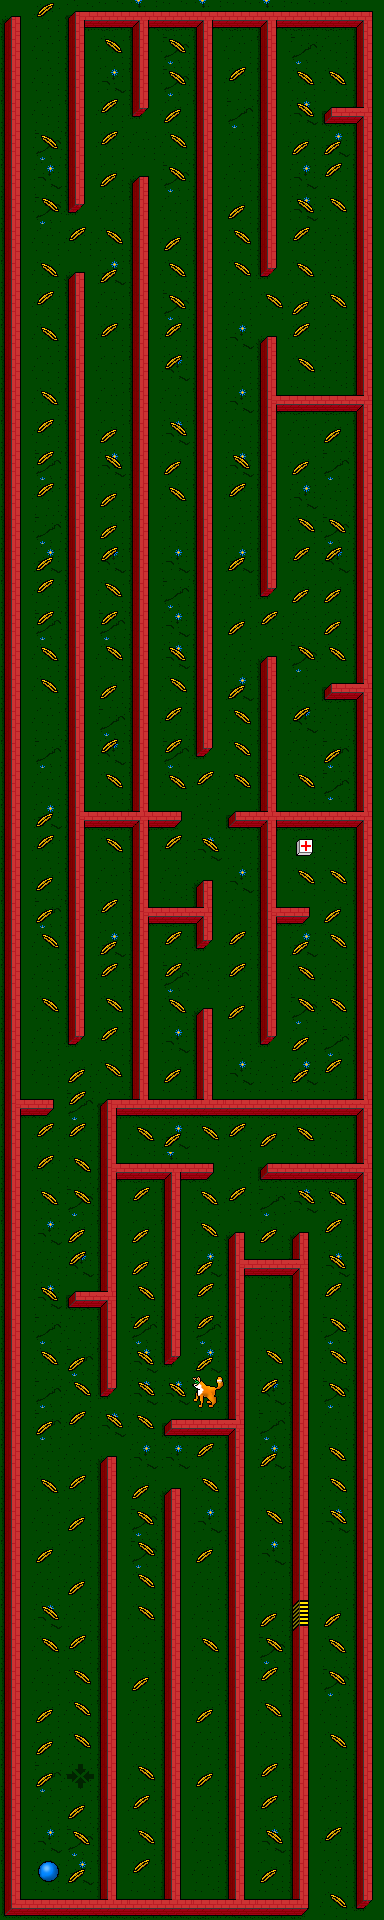

Rendered tile map (Tiled .tmx) drawn with the repository's tilesets; below, a short description and the map source with its tile grids summarised:
An orthogonal 12x60 tile map with 32x32 px tiles, 3 tile layers (maze, grain, enemy), 3 tilesets.

<map version="1.2" tiledversion="1.2.2" orientation="orthogonal" renderorder="right-down" width="12" height="60" tilewidth="32" tileheight="32" infinite="0" nextlayerid="2" nextobjectid="1">
 <tileset firstgid="1" name="maze" tilewidth="32" tileheight="32" tilecount="24" columns="4">
  <image source="tiles.png" width="128" height="192" />
 </tileset>
 <tileset firstgid="25" name="grain" tilewidth="32" tileheight="32" tilecount="10" columns="10">
  <image source="grain.png" width="320" height="32" />
 </tileset>
 <tileset firstgid="35" name="enemy" tilewidth="32" tileheight="32" tilecount="12" columns="4">
  <image source="enemy.png" width="128" height="96" />
 </tileset>
 <layer id="1" name="maze" width="12" height="60">
  <data>[720 cells, 720 non-empty, 19 distinct tile ids]</data>
 </layer>
 <layer id="2" name="grain" width="12" height="60">
  <data>[720 cells, 233 non-empty, 7 distinct tile ids]</data>
 </layer>
 <layer id="3" name="enemy" width="12" height="60">
  <data>[720 cells, 1 non-empty, 1 distinct tile ids]</data>
 </layer>
</map>
